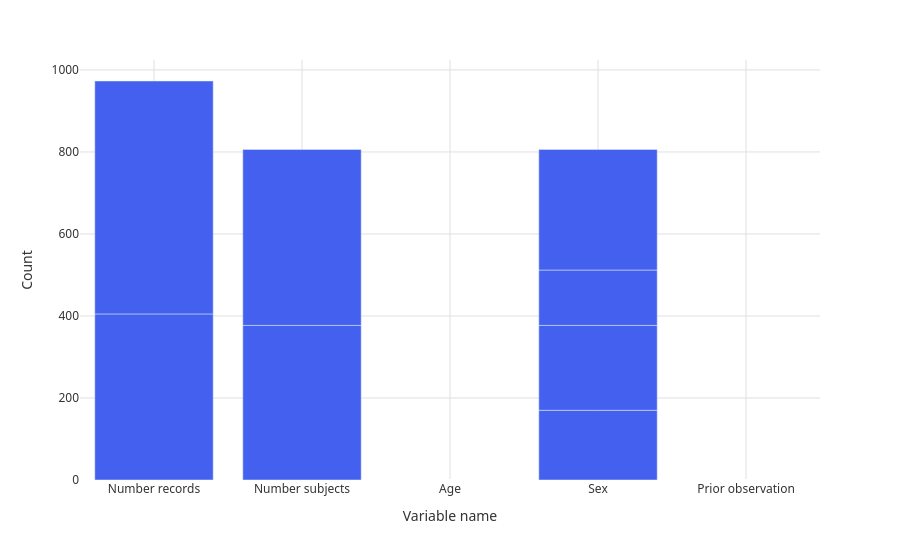

Notebook cell for this chart:
### Code cell
fig = plot_characteristics(mock_result)
fig

### Figure 1 — Plotly figure (JSON) as saved in the notebook; plotly's stock layout.template omitted (floating-point values rounded to 4 significant figures)
{"data": [{"alignmentgroup": "True", "hovertemplate": "variable_name=%{x}<br>count=%{y}<extra></extra>", "legendgroup": "", "marker": {"color": "#4361ee", "pattern": {"shape": ""}}, "name": "", "offsetgroup": "", "orientation": "v", "showlegend": false, "textposition": "auto", "type": "bar", "x": ["Number records", "Number subjects", "Age", "Sex", "Sex", "Prior observation", "Number records", "Number subjects", "Age", "Sex", "Sex", "Prior observation"], "xaxis": "x", "y": [405.0, 377.0, NaN, 170.0, 207.0, NaN, 568.0, 429.0, NaN, 135.0, 294.0, NaN], "yaxis": "y"}], "layout": {"barmode": "group", "font": {"color": "#333333", "family": "system-ui, -apple-system, sans-serif", "size": 12}, "legend": {"tracegroupgap": 0}, "margin": {"t": 60}, "paper_bgcolor": "#ffffff", "plot_bgcolor": "#ffffff", "showlegend": true, "title": {}, "xaxis": {"anchor": "y", "domain": [0.0, 1.0], "gridcolor": "#e0e0e0", "showgrid": true, "title": {"text": "Variable name"}}, "yaxis": {"anchor": "x", "domain": [0.0, 1.0], "gridcolor": "#e0e0e0", "showgrid": true, "title": {"text": "Count"}}}}
